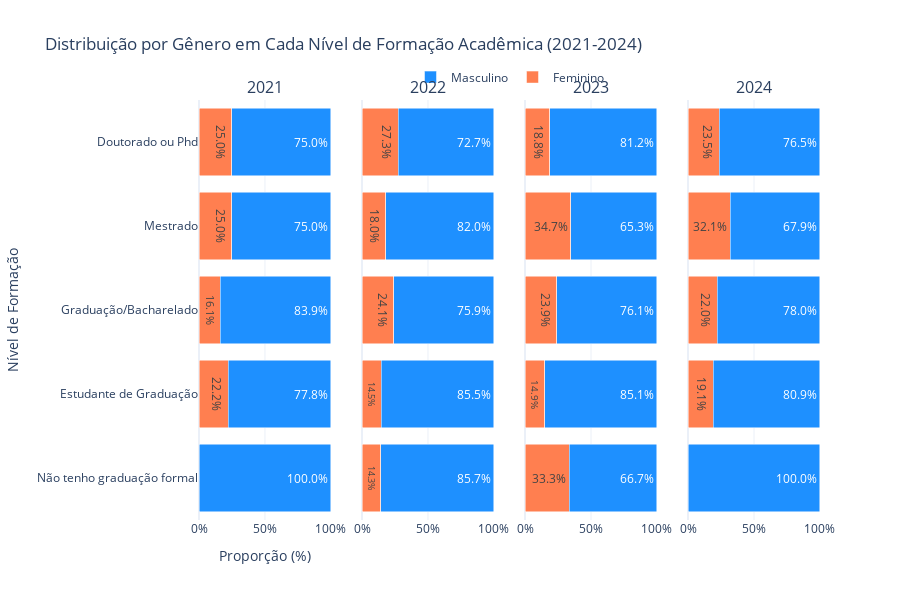

The notebook cell this image was saved under:
### Code cell
# Distribuição escolaridade x genero

df_grouped = df_rj.groupby(["ano_pesquisa", "nivel_ensino", "genero"]).size().reset_index(name="count")

totais_por_ano_nivel = df_rj.groupby(["ano_pesquisa", "nivel_ensino"]).size().reset_index(name="total_nivel")
df_grouped = df_grouped.merge(totais_por_ano_nivel, on=["ano_pesquisa", "nivel_ensino"])

df_grouped["proporção"] = df_grouped["count"] / df_grouped["total_nivel"] * 100

fig = make_subplots(rows=1, cols=4, shared_yaxes=True, subplot_titles=["2021", "2022", "2023", "2024"])

anos = ['2021', '2022', '2023', '2024']
cores = {"Masculino": "#1E90FF", "Feminino": "#FF7F50"}

ordem_niveis = [
    'Não tenho graduação formal', 
    'Estudante de Graduação',
    'Graduação/Bacharelado', 
    'Pós-graduação',
    'Mestrado',
    'Doutorado ou Phd'
]

for i, ano in enumerate(anos):
   
    df_ano = df_grouped[df_grouped["ano_pesquisa"] == ano]
    
    for nivel in ordem_niveis:
        df_nivel = df_ano[df_ano["nivel_ensino"] == nivel]
        
        if df_nivel.empty:
            continue
        
        
        proporcoes = {genero: df_nivel[df_nivel["genero"] == genero]["proporção"].values[0] 
                      if not df_nivel[df_nivel["genero"] == genero].empty else 0 
                      for genero in ["Masculino", "Feminino"]}
        
        
        for genero in ["Feminino", "Masculino"]:
            fig.add_trace(go.Bar(
                y=[nivel],
                x=[proporcoes[genero]],
                name=genero,
                orientation="h",
                marker=dict(color=cores[genero]),
                text=f"{proporcoes[genero]:.1f}%",
                textposition="inside",
                showlegend=True if i == 0 and nivel == ordem_niveis[0] else False
            ), row=1, col=i+1)

# Configurando layout
fig.update_layout(
    title="Distribuição por Gênero em Cada Nível de Formação Acadêmica (2021-2024)",
    xaxis_title="Proporção (%)",
    yaxis_title="Nível de Formação",
    barmode="stack",
    height=600,
    template="plotly_white",
    legend=dict(
        orientation="h",
        yanchor="bottom",
        y=1.02,
        xanchor="center",
        x=0.5
    )
)

# Ajustando os eixos X para mostrar valores em percentuais
for i in range(1, 5):
    fig.update_xaxes(ticksuffix="%", range=[0, 100], row=1, col=i)
    

fig.show()

### Figure 1 — Plotly figure (JSON) as saved in the notebook; plotly's stock layout.template omitted (floating-point values rounded to 4 significant figures)
{"data": [{"marker": {"color": "#FF7F50"}, "name": "Feminino", "orientation": "h", "showlegend": true, "text": "0.0%", "textposition": "inside", "type": "bar", "x": [0], "xaxis": "x", "y": ["Não tenho graduação formal"], "yaxis": "y"}, {"marker": {"color": "#1E90FF"}, "name": "Masculino", "orientation": "h", "showlegend": true, "text": "100.0%", "textposition": "inside", "type": "bar", "x": [100], "xaxis": "x", "y": ["Não tenho graduação formal"], "yaxis": "y"}, {"marker": {"color": "#FF7F50"}, "name": "Feminino", "orientation": "h", "showlegend": false, "text": "22.2%", "textposition": "inside", "type": "bar", "x": [22.22], "xaxis": "x", "y": ["Estudante de Graduação"], "yaxis": "y"}, {"marker": {"color": "#1E90FF"}, "name": "Masculino", "orientation": "h", "showlegend": false, "text": "77.8%", "textposition": "inside", "type": "bar", "x": [77.78], "xaxis": "x", "y": ["Estudante de Graduação"], "yaxis": "y"}, {"marker": {"color": "#FF7F50"}, "name": "Feminino", "orientation": "h", "showlegend": false, "text": "16.1%", "textposition": "inside", "type": "bar", "x": [16.13], "xaxis": "x", "y": ["Graduação/Bacharelado"], "yaxis": "y"}, {"marker": {"color": "#1E90FF"}, "name": "Masculino", "orientation": "h", "showlegend": false, "text": "83.9%", "textposition": "inside", "type": "bar", "x": [83.87], "xaxis": "x", "y": ["Graduação/Bacharelado"], "yaxis": "y"}, {"marker": {"color": "#FF7F50"}, "name": "Feminino", "orientation": "h", "showlegend": false, "text": "25.0%", "textposition": "inside", "type": "bar", "x": [25], "xaxis": "x", "y": ["Mestrado"], "yaxis": "y"}, {"marker": {"color": "#1E90FF"}, "name": "Masculino", "orientation": "h", "showlegend": false, "text": "75.0%", "textposition": "inside", "type": "bar", "x": [75], "xaxis": "x", "y": ["Mestrado"], "yaxis": "y"}, {"marker": {"color": "#FF7F50"}, "name": "Feminino", "orientation": "h", "showlegend": false, "text": "25.0%", "textposition": "inside", "type": "bar", "x": [25], "xaxis": "x", "y": ["Doutorado ou Phd"], "yaxis": "y"}, {"marker": {"color": "#1E90FF"}, "name": "Masculino", "orientation": "h", "showlegend": false, "text": "75.0%", "textposition": "inside", "type": "bar", "x": [75], "xaxis": "x", "y": ["Doutorado ou Phd"], "yaxis": "y"}, {"marker": {"color": "#FF7F50"}, "name": "Feminino", "orientation": "h", "showlegend": false, "text": "14.3%", "textposition": "inside", "type": "bar", "x": [14.29], "xaxis": "x2", "y": ["Não tenho graduação formal"], "yaxis": "y2"}, {"marker": {"color": "#1E90FF"}, "name": "Masculino", "orientation": "h", "showlegend": false, "text": "85.7%", "textposition": "inside", "type": "bar", "x": [85.71], "xaxis": "x2", "y": ["Não tenho graduação formal"], "yaxis": "y2"}, {"marker": {"color": "#FF7F50"}, "name": "Feminino", "orientation": "h", "showlegend": false, "text": "14.5%", "textposition": "inside", "type": "bar", "x": [14.55], "xaxis": "x2", "y": ["Estudante de Graduação"], "yaxis": "y2"}, {"marker": {"color": "#1E90FF"}, "name": "Masculino", "orientation": "h", "showlegend": false, "text": "85.5%", "textposition": "inside", "type": "bar", "x": [85.45], "xaxis": "x2", "y": ["Estudante de Graduação"], "yaxis": "y2"}, {"marker": {"color": "#FF7F50"}, "name": "Feminino", "orientation": "h", "showlegend": false, "text": "24.1%", "textposition": "inside", "type": "bar", "x": [24.07], "xaxis": "x2", "y": ["Graduação/Bacharelado"], "yaxis": "y2"}, {"marker": {"color": "#1E90FF"}, "name": "Masculino", "orientation": "h", "showlegend": false, "text": "75.9%", "textposition": "inside", "type": "bar", "x": [75.93], "xaxis": "x2", "y": ["Graduação/Bacharelado"], "yaxis": "y2"}, {"marker": {"color": "#FF7F50"}, "name": "Feminino", "orientation": "h", "showlegend": false, "text": "18.0%", "textposition": "inside", "type": "bar", "x": [18], "xaxis": "x2", "y": ["Mestrado"], "yaxis": "y2"}, {"marker": {"color": "#1E90FF"}, "name": "Masculino", "orientation": "h", "showlegend": false, "text": "82.0%", "textposition": "inside", "type": "bar", "x": [82], "xaxis": "x2", "y": ["Mestrado"], "yaxis": "y2"}, {"marker": {"color": "#FF7F50"}, "name": "Feminino", "orientation": "h", "showlegend": false, "text": "27.3%", "textposition": "inside", "type": "bar", "x": [27.27], "xaxis": "x2", "y": ["Doutorado ou Phd"], "yaxis": "y2"}, {"marker": {"color": "#1E90FF"}, "name": "Masculino", "orientation": "h", "showlegend": false, "text": "72.7%", "textposition": "inside", "type": "bar", "x": [72.73], "xaxis": "x2", "y": ["Doutorado ou Phd"], "yaxis": "y2"}, {"marker": {"color": "#FF7F50"}, "name": "Feminino", "orientation": "h", "showlegend": false, "text": "33.3%", "textposition": "inside", "type": "bar", "x": [33.33], "xaxis": "x3", "y": ["Não tenho graduação formal"], "yaxis": "y3"}, {"marker": {"color": "#1E90FF"}, "name": "Masculino", "orientation": "h", "showlegend": false, "text": "66.7%", "textposition": "inside", "type": "bar", "x": [66.67], "xaxis": "x3", "y": ["Não tenho graduação formal"], "yaxis": "y3"}, {"marker": {"color": "#FF7F50"}, "name": "Feminino", "orientation": "h", "showlegend": false, "text": "14.9%", "textposition": "inside", "type": "bar", "x": [14.93], "xaxis": "x3", "y": ["Estudante de Graduação"], "yaxis": "y3"}, {"marker": {"color": "#1E90FF"}, "name": "Masculino", "orientation": "h", "showlegend": false, "text": "85.1%", "textposition": "inside", "type": "bar", "x": [85.07], "xaxis": "x3", "y": ["Estudante de Graduação"], "yaxis": "y3"}, {"marker": {"color": "#FF7F50"}, "name": "Feminino", "orientation": "h", "showlegend": false, "text": "23.9%", "textposition": "inside", "type": "bar", "x": [23.91], "xaxis": "x3", "y": ["Graduação/Bacharelado"], "yaxis": "y3"}, {"marker": {"color": "#1E90FF"}, "name": "Masculino", "orientation": "h", "showlegend": false, "text": "76.1%", "textposition": "inside", "type": "bar", "x": [76.09], "xaxis": "x3", "y": ["Graduação/Bacharelado"], "yaxis": "y3"}, {"marker": {"color": "#FF7F50"}, "name": "Feminino", "orientation": "h", "showlegend": false, "text": "34.7%", "textposition": "inside", "type": "bar", "x": [34.72], "xaxis": "x3", "y": ["Mestrado"], "yaxis": "y3"}, {"marker": {"color": "#1E90FF"}, "name": "Masculino", "orientation": "h", "showlegend": false, "text": "65.3%", "textposition": "inside", "type": "bar", "x": [65.28], "xaxis": "x3", "y": ["Mestrado"], "yaxis": "y3"}, {"marker": {"color": "#FF7F50"}, "name": "Feminino", "orientation": "h", "showlegend": false, "text": "18.8%", "textposition": "inside", "type": "bar", "x": [18.75], "xaxis": "x3", "y": ["Doutorado ou Phd"], "yaxis": "y3"}, {"marker": {"color": "#1E90FF"}, "name": "Masculino", "orientation": "h", "showlegend": false, "text": "81.2%", "textposition": "inside", "type": "bar", "x": [81.25], "xaxis": "x3", "y": ["Doutorado ou Phd"], "yaxis": "y3"}, {"marker": {"color": "#FF7F50"}, "name": "Feminino", "orientation": "h", "showlegend": false, "text": "0.0%", "textposition": "inside", "type": "bar", "x": [0], "xaxis": "x4", "y": ["Não tenho graduação formal"], "yaxis": "y4"}, {"marker": {"color": "#1E90FF"}, "name": "Masculino", "orientation": "h", "showlegend": false, "text": "100.0%", "textposition": "inside", "type": "bar", "x": [100], "xaxis": "x4", "y": ["Não tenho graduação formal"], "yaxis": "y4"}, {"marker": {"color": "#FF7F50"}, "name": "Feminino", "orientation": "h", "showlegend": false, "text": "19.1%", "textposition": "inside", "type": "bar", "x": [19.15], "xaxis": "x4", "y": ["Estudante de Graduação"], "yaxis": "y4"}, {"marker": {"color": "#1E90FF"}, "name": "Masculino", "orientation": "h", "showlegend": false, "text": "80.9%", "textposition": "inside", "type": "bar", "x": [80.85], "xaxis": "x4", "y": ["Estudante de Graduação"], "yaxis": "y4"}, {"marker": {"color": "#FF7F50"}, "name": "Feminino", "orientation": "h", "showlegend": false, "text": "22.0%", "textposition": "inside", "type": "bar", "x": [21.99], "xaxis": "x4", "y": ["Graduação/Bacharelado"], "yaxis": "y4"}, {"marker": {"color": "#1E90FF"}, "name": "Masculino", "orientation": "h", "showlegend": false, "text": "78.0%", "textposition": "inside", "type": "bar", "x": [78.01], "xaxis": "x4", "y": ["Graduação/Bacharelado"], "yaxis": "y4"}, {"marker": {"color": "#FF7F50"}, "name": "Feminino", "orientation": "h", "showlegend": false, "text": "32.1%", "textposition": "inside", "type": "bar", "x": [32.14], "xaxis": "x4", "y": ["Mestrado"], "yaxis": "y4"}, {"marker": {"color": "#1E90FF"}, "name": "Masculino", "orientation": "h", "showlegend": false, "text": "67.9%", "textposition": "inside", "type": "bar", "x": [67.86], "xaxis": "x4", "y": ["Mestrado"], "yaxis": "y4"}, {"marker": {"color": "#FF7F50"}, "name": "Feminino", "orientation": "h", "showlegend": false, "text": "23.5%", "textposition": "inside", "type": "bar", "x": [23.53], "xaxis": "x4", "y": ["Doutorado ou Phd"], "yaxis": "y4"}, {"marker": {"color": "#1E90FF"}, "name": "Masculino", "orientation": "h", "showlegend": false, "text": "76.5%", "textposition": "inside", "type": "bar", "x": [76.47], "xaxis": "x4", "y": ["Doutorado ou Phd"], "yaxis": "y4"}], "layout": {"annotations": [{"font": {"size": 16}, "showarrow": false, "text": "2021", "x": 0.1062, "xanchor": "center", "xref": "paper", "y": 1, "yanchor": "bottom", "yref": "paper"}, {"font": {"size": 16}, "showarrow": false, "text": "2022", "x": 0.3688, "xanchor": "center", "xref": "paper", "y": 1, "yanchor": "bottom", "yref": "paper"}, {"font": {"size": 16}, "showarrow": false, "text": "2023", "x": 0.6313, "xanchor": "center", "xref": "paper", "y": 1, "yanchor": "bottom", "yref": "paper"}, {"font": {"size": 16}, "showarrow": false, "text": "2024", "x": 0.8938, "xanchor": "center", "xref": "paper", "y": 1, "yanchor": "bottom", "yref": "paper"}], "barmode": "stack", "height": 600, "legend": {"orientation": "h", "x": 0.5, "xanchor": "center", "y": 1.02, "yanchor": "bottom"}, "title": {"text": "Distribuição por Gênero em Cada Nível de Formação Acadêmica (2021-2024)"}, "xaxis": {"anchor": "y", "domain": [0, 0.2125], "range": [0, 100], "ticksuffix": "%", "title": {"text": "Proporção (%)"}}, "xaxis2": {"anchor": "y2", "domain": [0.2625, 0.475], "range": [0, 100], "ticksuffix": "%"}, "xaxis3": {"anchor": "y3", "domain": [0.525, 0.7375], "range": [0, 100], "ticksuffix": "%"}, "xaxis4": {"anchor": "y4", "domain": [0.7875, 1], "range": [0, 100], "ticksuffix": "%"}, "yaxis": {"anchor": "x", "domain": [0, 1], "title": {"text": "Nível de Formação"}}, "yaxis2": {"anchor": "x2", "domain": [0, 1], "matches": "y", "showticklabels": false}, "yaxis3": {"anchor": "x3", "domain": [0, 1], "matches": "y", "showticklabels": false}, "yaxis4": {"anchor": "x4", "domain": [0, 1], "matches": "y", "showticklabels": false}}}
